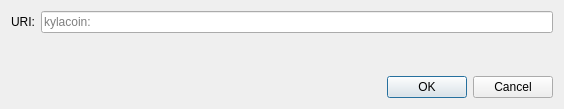
<?xml version="1.0" encoding="UTF-8"?>
<ui version="4.0">
 <class>OpenURIDialog</class>
 <widget class="QDialog" name="OpenURIDialog">
  <property name="geometry">
   <rect>
    <x>0</x>
    <y>0</y>
    <width>564</width>
    <height>109</height>
   </rect>
  </property>
  <property name="windowTitle">
   <string>Open kylacoin URI</string>
  </property>
  <layout class="QVBoxLayout" name="verticalLayout">
   <item>
    <layout class="QHBoxLayout" name="horizontalLayout">
     <item>
      <widget class="QLabel" name="label">
       <property name="text">
        <string>URI:</string>
       </property>
      </widget>
     </item>
     <item>
      <widget class="QValidatedLineEdit" name="uriEdit">
       <property name="placeholderText">
        <string notr="true">kylacoin:</string>
       </property>
      </widget>
     </item>
    </layout>
   </item>
   <item>
    <spacer name="verticalSpacer">
     <property name="orientation">
      <enum>Qt::Vertical</enum>
     </property>
     <property name="sizeHint" stdset="0">
      <size>
       <width>20</width>
       <height>40</height>
      </size>
     </property>
    </spacer>
   </item>
   <item>
    <widget class="QDialogButtonBox" name="buttonBox">
     <property name="orientation">
      <enum>Qt::Horizontal</enum>
     </property>
     <property name="standardButtons">
      <set>QDialogButtonBox::Cancel|QDialogButtonBox::Ok</set>
     </property>
    </widget>
   </item>
  </layout>
 </widget>
 <customwidgets>
  <customwidget>
   <class>QValidatedLineEdit</class>
   <extends>QLineEdit</extends>
   <header>qt/qvalidatedlineedit.h</header>
  </customwidget>
 </customwidgets>
 <resources/>
 <connections>
  <connection>
   <sender>buttonBox</sender>
   <signal>accepted()</signal>
   <receiver>OpenURIDialog</receiver>
   <slot>accept()</slot>
   <hints>
    <hint type="sourcelabel">
     <x>248</x>
     <y>254</y>
    </hint>
    <hint type="destinationlabel">
     <x>157</x>
     <y>274</y>
    </hint>
   </hints>
  </connection>
  <connection>
   <sender>buttonBox</sender>
   <signal>rejected()</signal>
   <receiver>OpenURIDialog</receiver>
   <slot>reject()</slot>
   <hints>
    <hint type="sourcelabel">
     <x>316</x>
     <y>260</y>
    </hint>
    <hint type="destinationlabel">
     <x>286</x>
     <y>274</y>
    </hint>
   </hints>
  </connection>
 </connections>
</ui>
